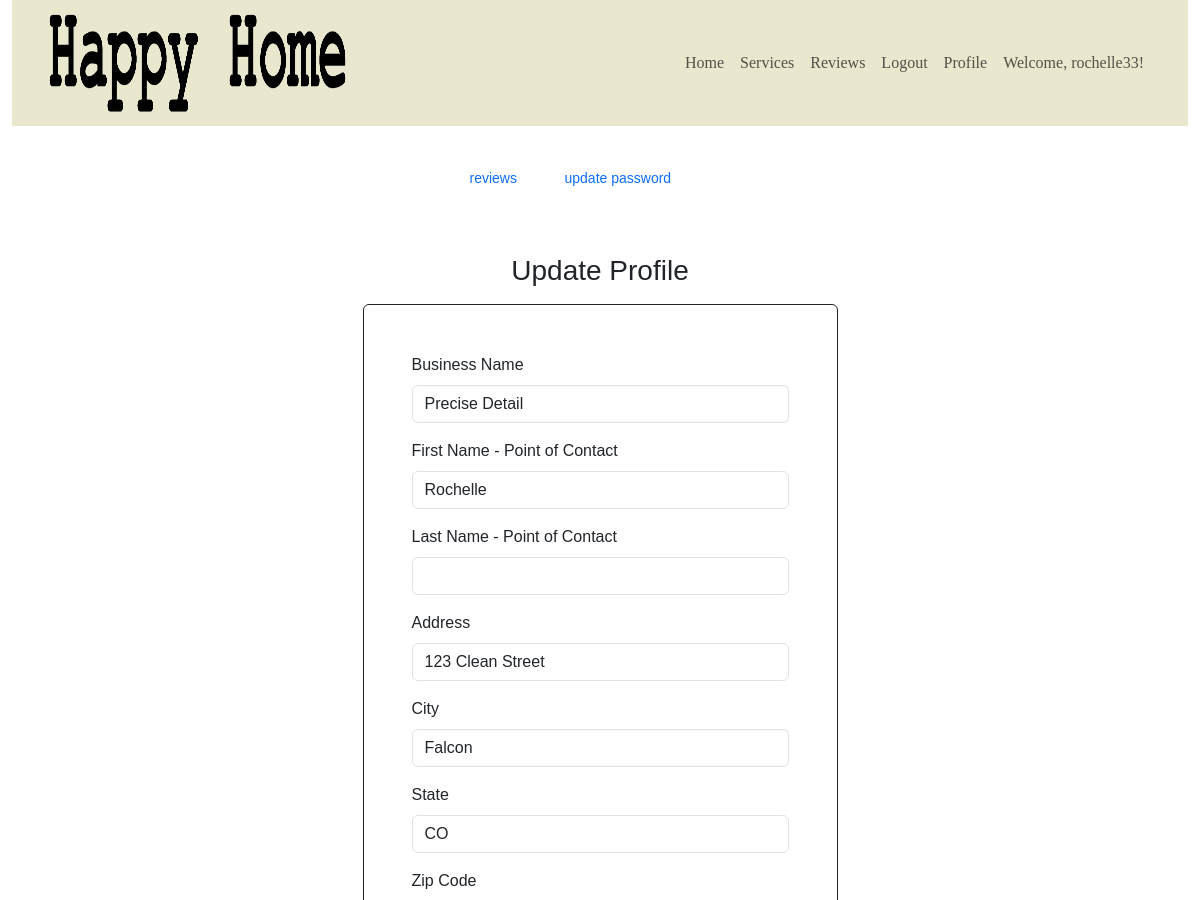
/user_profile (signed in, upper part), run on an earlier commit of the app's database.
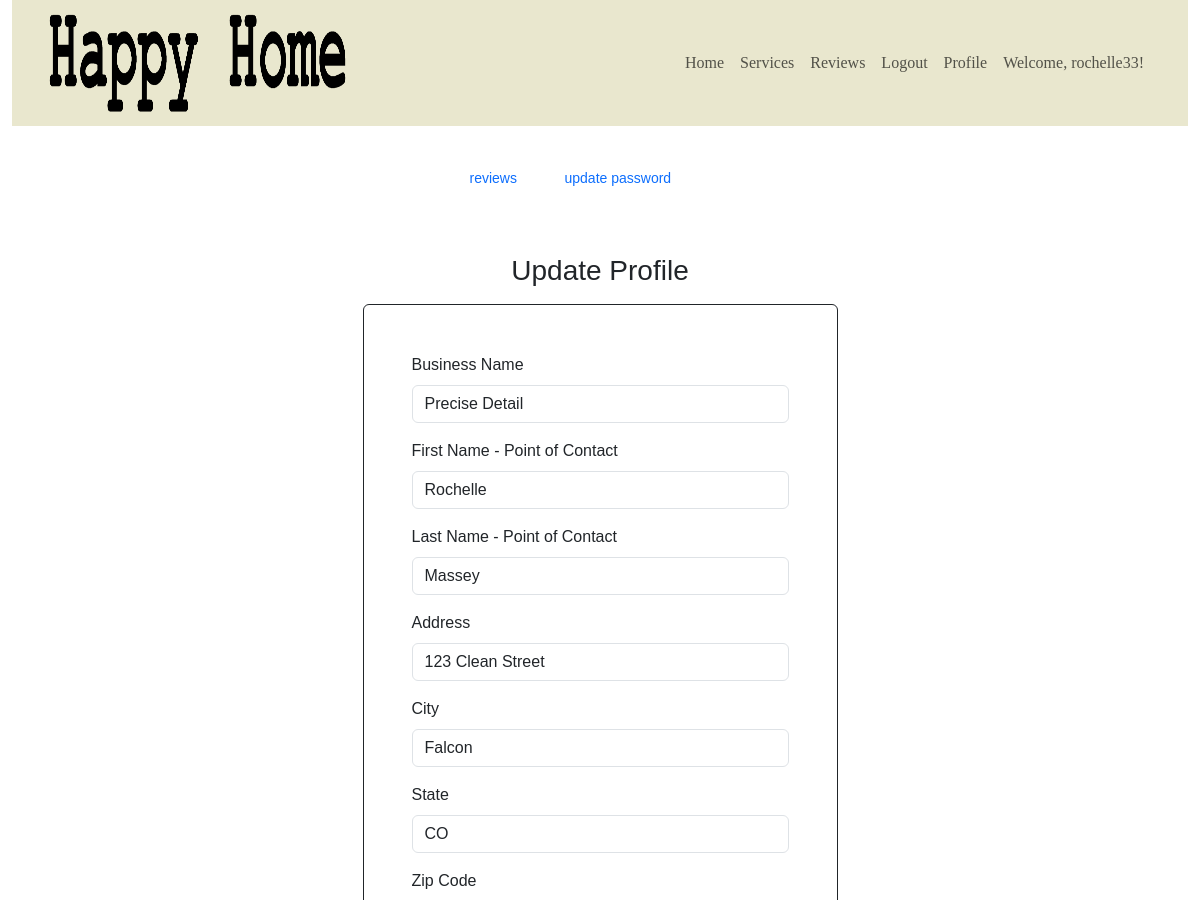
And on a later commit of the database.
### happy_home/models.py (models this page shows)
class User(AbstractUser):
    is_provider = models.BooleanField('business', default=False)
    is_user = models.BooleanField('user', default=False)

class Provider(models.Model):
    name = models.CharField(max_length=200)
    poc_first = models.CharField(max_length=50, blank=True)
    poc_last = models.CharField(max_length=50, blank=True)
    address = models.CharField(max_length=200)
    city = models.CharField(max_length=50)
    state = models.CharField(max_length=2)
    zip = models.CharField(max_length=20)
    email = models.EmailField(max_length=200)
    url = models.CharField(max_length=500, blank=True)
    phone = models.CharField(max_length=20, blank=True)
    description = models.CharField(max_length=5000, blank=True)
    cleaning = models.BooleanField(default=False, blank=True)
    plumbing = models.BooleanField(default=False, blank=True)
    electrical = models.BooleanField(default=False, blank=True)
    improvement = models.BooleanField(default=False, blank=True)
    landscape = models.BooleanField(default=False, blank=True)

### happy_home/views.py (the view)
# urls.py: path('user_profile', views.edit_profile, name='userProfile'),
def edit_profile(request):
    provider = False
    if request.user.is_authenticated:
        if request.user.is_provider:
            provider = True
            info = Provider.objects.get(email=request.user.email)
            form = BusinessProfileForm(request.POST or None, instance=info)
        elif request.user.is_user:
            info = Consumer.objects.get(email=request.user.email)
            form = UserProfileForm(request.POST or None, instance=info)
        if form.is_valid():
            form.save()
            messages.success(request, ('Profile Updated'))
    if provider:
        context = {'business_profile_form': form}
        route = 'business_profile.html'
    else:
        context = {'user_profile_form': form}
        route = 'user_profile.html'
    return render(request, route, context) # {'info': info, 'form': form}

### happy_home/templates/business_profile.html (shortened to what this page needs)
{% extends 'base.html' %}
{% block content %}
<div class="row d-flex justify-content-center pb-5">
    <div class="col-md-1">
        <p><small><a class="page-links"  style="text-decoration: none;" href="#">reviews</a></small></p>
    </div>
    <div class="col-md-2">
        <p><small><a class="page-links"  style="text-decoration: none;" href="{% url 'changePassword' %}">update password</a></small></p>
    </div>
</div>
<div class="row">
    <h3 class="mb-3" style="text-align: center">Update Profile</h3>
    <div class="container-bordered border border-dark rounded-2 col-md-5 p-5 mx-auto">
        <form method="POST" action="{% url 'businessProfile' %}">
            <div class="mb-3">
                <label for="FormControlInput1" class="form-label">Business Name</label>
                {{ business_profile_form.name }}
            </div>
            <div class="mb-3">
                <label for="FormControlInput2" class="form-label">First Name - Point of Contact</label>
                {{ business_profile_form.poc_first }}
            </div>
            <div class="mb-3">
                <label for="FormControlInput3" class="form-label">Last Name - Point of Contact</label>
                {{ business_profile_form.poc_last }}
            </div>
            <div class="mb-3">
                <label for="FormControlInput4" class="form-label">Address</label>
                {{ business_profile_form.address }}
            </div>
            <div class="mb-3">
                <label for="FormControlInput5" class="form-label">City</label>
                {{ business_profile_form.city }}
            </div>
            <div class="mb-3">
                <label for="FormControlInput6" class="form-label">State</label>
                {{ business_profile_form.state }}
            </div>
            <div class="mb-3">
                <label for="FormControlInput7" class="form-label">Zip Code</label>
            </div>
        </form>
    </div>
</div>
{% endblock %}

### happy_home/templates/base.html (shortened to what this page needs)
<!DOCTYPE html>
<html lang="en">
    <head>
        <link href="https://cdn.jsdelivr.net/npm/bootstrap@5.3.0-alpha1/dist/css/bootstrap.min.css" rel="stylesheet">
        <link rel="stylesheet" href="https://cdnjs.cloudflare.com/ajax/libs/font-awesome/4.7.0/css/font-awesome.min.css">
        <link href="static\css\main_bs.css" rel="stylesheet" />
    </head>
    <body>
        <div class="container-fluid">
            <nav class="navbar navbar-expand-sm">
                <div class="container-fluid">
                    <a class="navbar-brand px-4" href="#">
                        <img src="static\images\HappyHome.png" width="300" height="100" alt="Happy Home">
                    </a>
                    <div class="collapse navbar-collapse justify-content-end px-4" id="navbarSupportedContent" id="navbarNav">
                        <ul class="navbar-nav ">
                            <li class="nav-item">
                                <a class="nav-link" href="{% url 'home' %}">Home</a>
                            </li>
                            <li class="nav-item">
                                <a class="nav-link" href="#">Services</a>
                            </li>
                            <li class="nav-item">
                                <a class="nav-link" href="#">Reviews</a>
                            </li>
                            {% if user.is_authenticated %}
                                <li class="nav-item">
                                    <a class="nav-link" href="{% url 'logout' %}">Logout</a>
                                </li>
                                {% if user.is_provider %}
                                    <li class="nav-item">
                                        <a class="nav-link" href="{% url 'businessProfile' %}">Profile</a>
                                    </li>
                                {% else %}
                                    <li class="nav-item">
                                        <a class="nav-link" href="{% url 'userProfile' %}">Profile</a>
                                    </li>
                                {% endif %}
                            {% else %}
                                <li class="nav-item">
                                    <a class="nav-link" href="{% url 'login' %}">Login</a>
                                </li>
                            {% endif %}
                            {% if user.is_authenticated %}
                                <li class="nav-item">
                                    <a class="nav-link">Welcome, {{ user.username }}!</a>
                                </li>
                            {% else %}
                                <li class="nav-item">
                                    <a class="nav-link" href="{% url 'createAccount' %}">Create Account</a>
                                </li>
                            {% endif %}
                        </ul>
                    </div>
                </div>
            </nav>
        </div>
        <br/>
        <div class="container pt-3 pb-3">
        {% block content %}
        {% endblock %}
        </div>
    </body>
</html>

### happy_home/static/css/main_bs.css (style rules this page uses)
body { font-family: "Gill Sans", Helvetica, Arial, "sans-serif"; }
.navbar { background-color:#E9E7CE; font-family: Gill Sans; }
.container-bordered { border: 2px solid black; }

What changed in the data, as far as the page shows it:
changed Provider "Precise Detail": poc_last (not shown) → "Massey"
